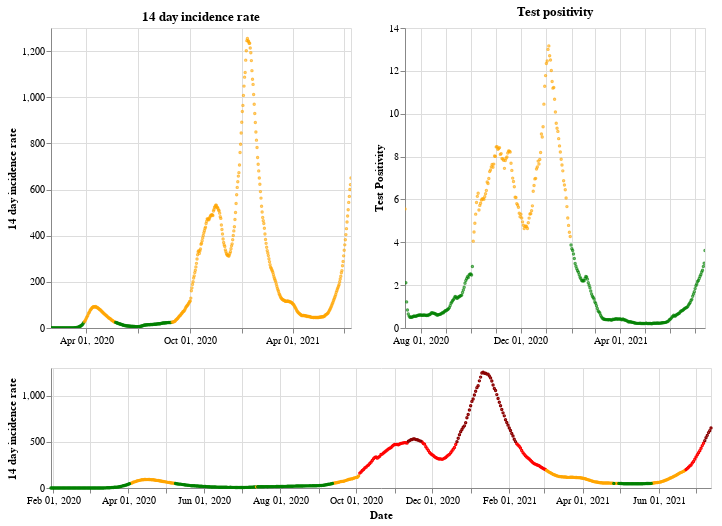

Notebook source saved alongside this figure:
### Markdown cell above
## England

### Code cell
plot_traffic_light('England')

### Figure 1 — Vega-Lite specification as saved in the notebook (floating-point values rounded to 4 significant figures; data arrays with more than 128 entries replaced by an {"elided": "..."} marker saying what was removed)
{"config": {"view": {"continuousWidth": 400, "continuousHeight": 300}}, "vconcat": [{"hconcat": [{"mark": {"type": "point", "size": 2}, "encoding": {"color": {"condition": {"value": "green", "test": "(datum.twoWeeklyCasesRate <= 25)"}, "value": "orange"}, "tooltip": [{"type": "nominal", "field": "areaName"}, {"type": "temporal", "field": "date"}, {"type": "quantitative", "field": "twoWeeklyCasesRate"}, {"type": "quantitative", "field": "testPositivity"}], "x": {"type": "temporal", "axis": {"title": ""}, "field": "date", "scale": {"domain": {"selection": "DateBrush"}}, "timeUnit": "yearmonthdate"}, "y": {"type": "quantitative", "axis": {"title": "14 day incidence rate"}, "field": "twoWeeklyCasesRate"}}, "title": "14 day incidence rate", "width": 300}, {"mark": {"type": "point", "size": 2}, "encoding": {"color": {"condition": {"value": "green", "test": "(datum.testPositivity <= 4)"}, "value": "orange"}, "tooltip": [{"type": "nominal", "field": "areaName"}, {"type": "temporal", "field": "date"}, {"type": "quantitative", "field": "twoWeeklyCasesRate"}, {"type": "quantitative", "field": "testPositivity"}], "x": {"type": "temporal", "axis": {"title": ""}, "field": "date", "scale": {"domain": {"selection": "DateBrush"}}, "timeUnit": "yearmonthdate"}, "y": {"type": "quantitative", "axis": {"title": "Test Positivity"}, "field": "testPositivity"}}, "title": "Test positivity", "width": 300}]}, {"layer": [{"mark": {"type": "point", "size": 2}, "encoding": {"color": {"condition": {"value": "orange", "test": "(((datum.testPositivity < 4) && (datum.twoWeeklyCasesRate >= 50)) && (datum.twoWeeklyCasesRate < 200))"}, "value": "red"}, "opacity": {"condition": {"value": 1, "test": "((datum.twoWeeklyCasesRate >= 50) && (datum.twoWeeklyCasesRate < 500))"}, "value": 0}, "tooltip": [{"type": "nominal", "field": "areaName"}, {"type": "temporal", "field": "date"}, {"type": "quantitative", "field": "twoWeeklyCasesRate"}, {"type": "quantitative", "field": "testPositivity"}], "x": {"type": "temporal", "axis": {"title": "Date"}, "field": "date", "timeUnit": "yearmonthdate"}, "y": {"type": "quantitative", "axis": {"title": "14 day incidence rate"}, "field": "twoWeeklyCasesRate"}}, "selection": {"DateBrush": {"type": "interval", "encodings": ["x"], "fields": ["Time"]}}}, {"mark": {"type": "point", "size": 2}, "encoding": {"color": {"value": "darkred"}, "opacity": {"condition": {"value": 1, "test": "(datum.twoWeeklyCasesRate >= 500)"}, "value": 0}, "tooltip": [{"type": "nominal", "field": "areaName"}, {"type": "temporal", "field": "date"}, {"type": "quantitative", "field": "twoWeeklyCasesRate"}, {"type": "quantitative", "field": "testPositivity"}], "x": {"type": "temporal", "axis": {"title": "Date"}, "field": "date", "timeUnit": "yearmonthdate"}, "y": {"type": "quantitative", "axis": {"title": "14 day incidence rate"}, "field": "twoWeeklyCasesRate"}}}, {"mark": {"type": "point", "size": 2}, "encoding": {"color": {"condition": {"value": "green", "test": "((datum.testPositivity < 4) && (datum.twoWeeklyCasesRate < 50))"}, "value": "orange"}, "opacity": {"condition": {"value": 1, "test": "(datum.twoWeeklyCasesRate < 50)"}, "value": 0}, "tooltip": [{"type": "nominal", "field": "areaName"}, {"type": "temporal", "field": "date"}, {"type": "quantitative", "field": "twoWeeklyCasesRate"}, {"type": "quantitative", "field": "testPositivity"}], "x": {"type": "temporal", "axis": {"title": "Date"}, "field": "date", "timeUnit": "yearmonthdate"}, "y": {"type": "quantitative", "axis": {"title": "14 day incidence rate"}, "field": "twoWeeklyCasesRate"}}}], "height": 120, "width": 660}], "data": {"name": "data-e8e1a457991411b4f19ade7f2834471b"}, "$schema": "https://vega.github.io/schema/vega-lite/v4.8.1.json", "datasets": {"data-e8e1a457991411b4f19ade7f2834471b": {"elided": "531 records"}}}
